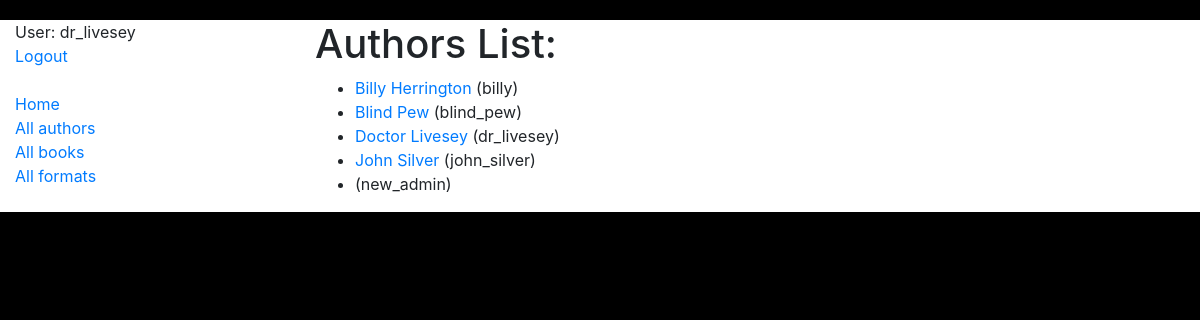
Before: /catalog/authors/ (signed in) with the older database file.
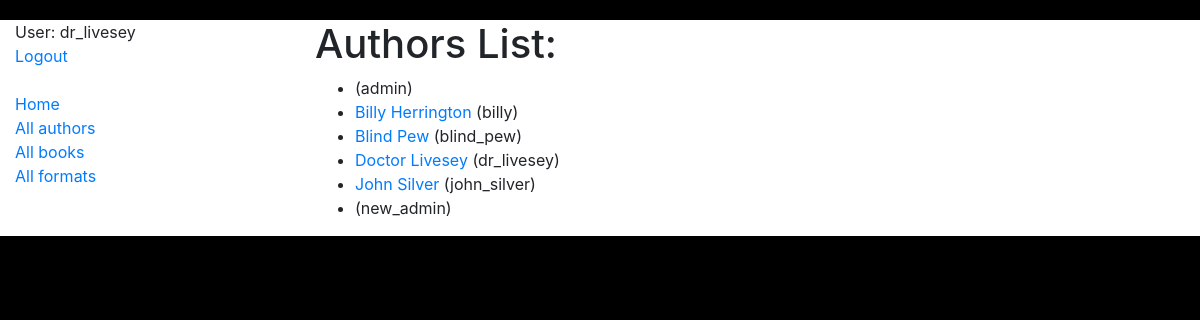
After: the same page with the newer database file.
### catalog/models.py (models this page shows, shortened)
class Author(AbstractUser):
    pseudonym = models.CharField(max_length=63, null=True, blank=True)
    class Meta:
        ordering = ["username"]

### catalog/views.py (the view)
class AuthorListView(LoginRequiredMixin, generic.ListView):
    model = Author

### templates/catalog/author_list.html (shortened to what this page needs)
{% extends 'base.html' %}
{% block content %}
  <h1>Authors List:</h1>
  {% if author_list %}
    <ul>
    {% for author in author_list %}
      <li>
        <a href="#">{{ author.first_name }} {{ author.last_name }}</a>
        ({{ author.username }})
      </li>
    {% endfor %}
    </ul>
  {% else %}
    <p>There are no authors in library</p>
  {% endif %}
{% endblock %}

### templates/includes/sidebar.html
<ul class="sidebar-nav">
    {% if user.is_authenticated %}
      <li>User: {{ user.username }}</li>
      <li><a href="{% url 'logout' %}">Logout</a></li>
    {% else %}
      <li><a href="{% url 'login' %}">Login</a></li>
    {% endif %}
    <br>
    <li><a href="{% url 'catalog:index' %}">Home</a></li>
    <li><a href="{% url 'catalog:author-list' %}">All authors</a></li>
    <li><a href="{% url 'catalog:book-list' %}">All books</a></li>
    <li><a href="{% url 'catalog:literary-format-list' %}">All formats</a></li>
</ul>

Changed rows visible on the page:
added Author: username "admin"
